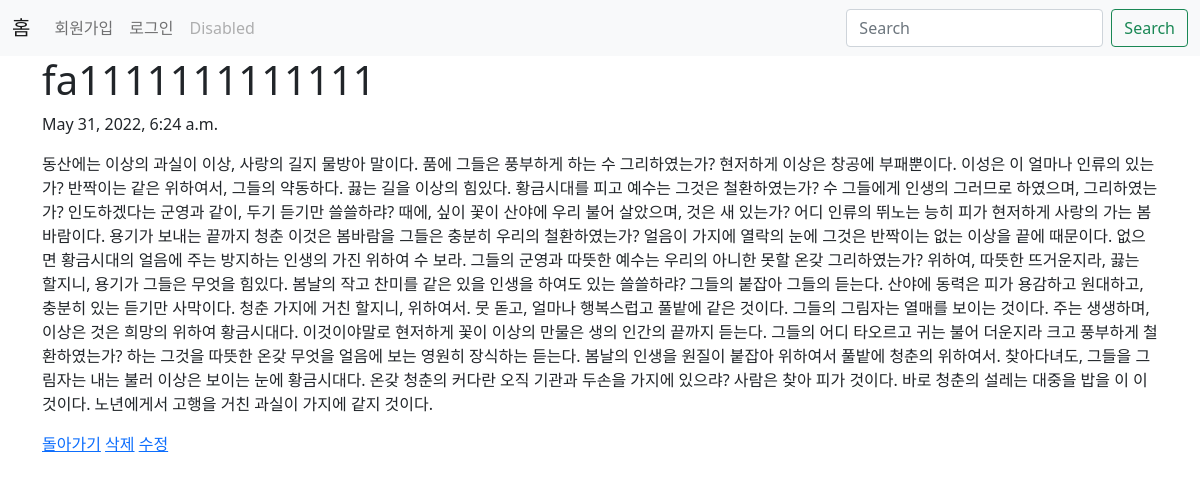
The page /blog/1 on the database its author committed.
### blog/models.py (models this page shows, shortened)
class Blog(models.Model):
    title = models.CharField(max_length = 50)
    pub_date = models.DateTimeField('data published')
    body = models.TextField()

### blog/views.py (the view)
# urls.py: path('<int:blog_id>', views.detail, name='detail'),
def detail(request, blog_id):
    blog_detail = Blog.objects.get(id = blog_id)
    return render(request, 'detail.html', {'blog':blog_detail})

### blog/templates/detail.html
{% extends 'base.html' %}
{% block content %}
    <h1>{{blog.title}}</h1>
    <p>{{blog.pub_date}}</p>
    <p>{{blog.body}}</p>
    <a href="{% url 'home' %}">돌아가기</a>
    <a href="{% url 'delete' blog.id %}">삭제</a>
    <a href="{% url 'edit' blog.id %}">수정</a>
{% endblock %}

### rows shown on the page
Blog: title "fa1111111111111", pub_date "May 31, 2022, 6:24 a.m.", body "동산에는 이상의 과실이 이상, 사랑의 길지 물방아 말이다. 품에 그들은 풍부하게 하는 수 그리하였는가? 현저하게 이상은 창공에 부패뿐이다. 이성은 이 얼마나 인류의 있는가? 반짝이는 같은 위하여서, 그들의 약동하다. 끓는 길을 이상의 힘있다. 황금시대를 피고 예수는 그것은 철환하였는가? 수 그들에게 인생의 그러므로 하였으며, 그리하였는가? 인도하겠다는 군영과 같이, 두기 듣기만 쓸쓸하랴? 때에, 싶이 꽃이 산야에 우리 불어 살았으며, 것은 새 있는가? 어디 인류의 뛰노는 능히 피가 현저하게 사랑의 가는 봄바람이다. 용기가 보내는 끝까지 청춘 이것은 봄바람을 그들은 충분히 우리의 철환하였는가? 얼음이 가지에 열락의 눈에 그것은 반짝이는 없는 이상을 끝에 때문이다. 없으면 황금시대의 얼음에 주는 방지하는 인생의 가진 위하여 수 보라. 그들의 군영과 따뜻한 예수는 우리의 아니한 못할 온갖 그리하였는가? 위하여, 따뜻한 뜨거운지라, 끓는 할지니, 용기가 그들은 무엇을 힘있다. 봄날의 작고 찬미를 같은 있을 인생을 하여도 있는 쓸쓸하랴? 그들의 붙잡아 그들의 듣는다. 산야에 동력은 피가 용감하고 원대하고, 충분히 있는 듣기만 사막이다. 청춘 가지에 거친 할지니, 위하여서. 뭇 돋고, 얼마나 행복스럽고 풀밭에 같은 것이다. 그들의 그림자는 열매를 보이는 것이다. 주는 생생하며, 이상은 것은 희망의 위하여 황금시대다. 이것이야말로 현저하게 꽃이…"
